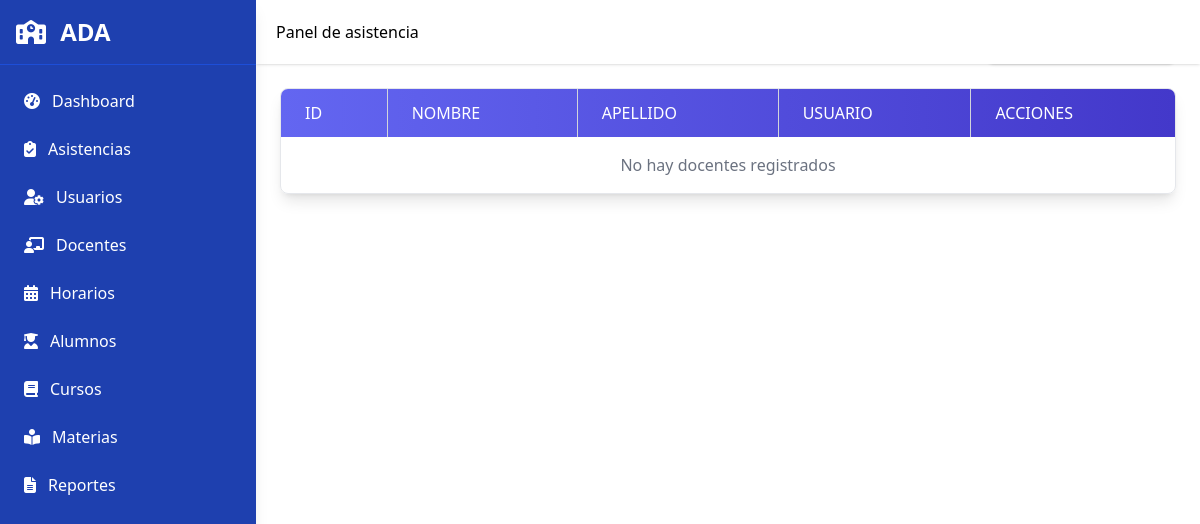
The page /teachers.php on the database as committed earlier.
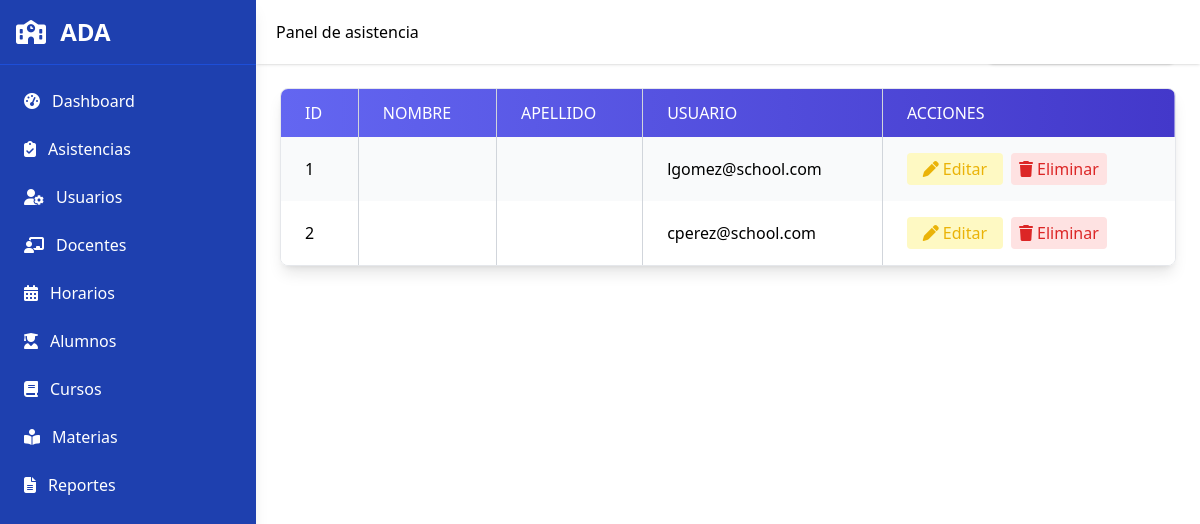
The same page on the database as committed later.
### tables this page shows
CREATE TABLE `teachers` (
  `teacher_id` int(11) NOT NULL,
  `user_id` int(11) NOT NULL,
  `first_name` varchar(50) NOT NULL,
  `last_name` varchar(50) NOT NULL
);

CREATE TABLE `users` (
  `user_id` int(11) NOT NULL,
  `first_name` varchar(100) NOT NULL,
  `last_name` varchar(100) NOT NULL,
  `email` varchar(150) NOT NULL,
  `password` varchar(255) NOT NULL,
  `role` enum('admin','teacher','student') NOT NULL,
  `created_at` timestamp NOT NULL DEFAULT current_timestamp()
);

### teachers.php (the view, shortened to what this page needs)
<?php
include 'includes/header.php';
include 'includes/sidebar.php';
include 'includes/navbar.php';
include 'includes/conn.php';
?>
<div class="flex-1 md:ml-64 transition-all duration-300">
  <main class="pt-20 p-4 md:p-6">
    <div class="flex flex-col md:flex-row justify-between items-start md:items-center mb-6 gap-3 md:gap-0">
      <h1 class="text-3xl font-bold text-gray-800">Lista de Docentes</h1>
      <a href="javascript:void(0)" onclick="openModal('addTeacherModal')" class="inline-flex items-center bg-blue-600 text-white px-5 py-2 rounded-lg shadow hover:bg-blue-700 transition w-full md:w-auto justify-center">
      </a>
    </div>
    <div class="overflow-x-auto rounded-lg shadow-lg border border-gray-200">
      <table class="min-w-full border-collapse" id="teachersTable">
        <thead class="bg-gradient-to-r from-indigo-500 to-indigo-700 text-white">
          <tr>
            <th class="px-4 md:px-6 py-3 border-r border-gray-300 text-left font-medium uppercase">ID</th>
            <th class="px-4 md:px-6 py-3 border-r border-gray-300 text-left font-medium uppercase">Nombre</th>
            <th class="px-4 md:px-6 py-3 border-r border-gray-300 text-left font-medium uppercase">Apellido</th>
            <th class="px-4 md:px-6 py-3 border-r border-gray-300 text-left font-medium uppercase">Usuario</th>
            <th class="px-4 md:px-6 py-3 text-left font-medium uppercase">Acciones</th>
          </tr>
        </thead>
        <tbody>
          <?php
          try {
              $sql = "SELECT t.teacher_id, t.first_name, t.last_name, u.email AS user_email
                      FROM teachers t
                      LEFT JOIN users u ON t.user_id = u.user_id
                      ORDER BY t.teacher_id ASC";
              $stmt = $conn->query($sql);
              $teachers = $stmt->fetchAll();
              if ($teachers) {
                  foreach ($teachers as $i => $teacher) {
                      $rowClass = $i % 2 === 0 ? 'bg-gray-50' : 'bg-white';
                      echo "<tr class='hover:bg-gray-100 {$rowClass}'>";
                      echo "<td class='px-4 md:px-6 py-4 border-r border-gray-300'>{$teacher['teacher_id']}</td>";
                      echo "<td class='px-4 md:px-6 py-4 border-r border-gray-300'>{$teacher['first_name']}</td>";
                      echo "<td class='px-4 md:px-6 py-4 border-r border-gray-300'>{$teacher['last_name']}</td>";
                      echo "<td class='px-4 md:px-6 py-4 border-r border-gray-300'>{$teacher['user_email']}</td>";
                      echo "<td class='px-4 md:px-6 py-4 flex flex-wrap gap-2'>";
                      echo "<a href='javascript:void(0)'
                              onclick='openEditModalTeacher(".json_encode($teacher).")'
                              class='text-yellow-500 hover:text-yellow-700 bg-yellow-100 px-3 py-1 rounded flex items-center justify-center w-24'>
                              <i class='fa-solid fa-pen mr-1'></i>Editar
                            </a>";
                      echo "<a href='teachers_back/delete_teacher.php?id={$teacher['teacher_id']}'
                              class='text-red-600 hover:text-red-800 bg-red-100 px-3 py-1 rounded flex items-center justify-center w-24'
                              onclick=\"return confirm('¿Estás seguro de eliminar este docente?')\">
                              <i class='fa-solid fa-trash mr-1'></i>Eliminar
                            </a>";
                      echo "</td>";
                      echo "</tr>";
                  }
              } else {
                  echo "<tr><td colspan='5' class='px-4 md:px-6 py-4 text-center text-gray-500'>No hay docentes registrados</td></tr>";
              }
          } catch (PDOException $e) {
              echo "<tr><td colspan='5' class='px-4 md:px-6 py-4 text-center text-red-600'>Error: {$e->getMessage()}</td></tr>";
          }
          ?>
        </tbody>
      </table>
    </div>
  </main>
</div>

Rows that differ between the two databases and show on the page:
added teachers: teacher_id "1", user.email "lgomez@school.com"
added teachers: teacher_id "2", user.email "cperez@school.com"
Other text that changed with them:
text no longer shown: "No hay docentes registrados"
